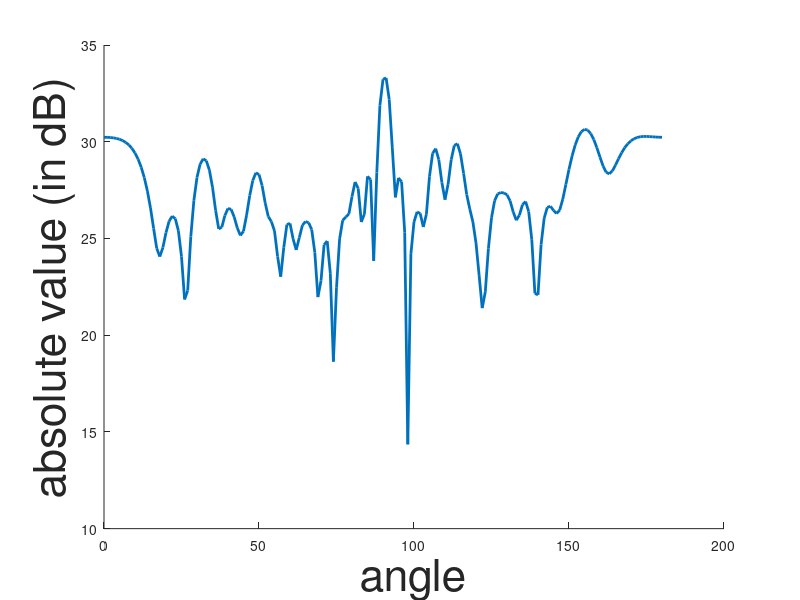

MATLAB code to generate this figure:
%% EFFECT OF SNR ON BEAM PATTERN
% role : important
% status : complete

%% basic setup
clc;
close all;

%% initialising the variables
f                    = 2000;                               %the main frequency
Fs                 = 12800;                             %sampling frequency
Ts                  = 1/Fs;                               %sampling interval
N                   = 128;                                  %number of intervals

m                   = 32;                                   %number of sensors
angle             = 90;                                   %incoming angle
c                    = 1500;                                %speed of the sound signal
lambda          = c/f;                                   %wavelength of incoming signal
x                    = lambda/2;                         %sensor interspacing
d                    = x*cosd(angle)/c;              %unit delay

SNR              = -30;                                   %signal to noise ratio
SNR_weight = 10^(-1*SNR*0.05);          %SNR noise weight

t                    = (0:N-1)*Ts;                       %time matrix
matrix           = zeros(N,m);                      %initialising noise included signal

%% bringing about the natural delay
y = sin(2*pi*f*t);                                       %generating the ideal sine wave

for i = 1:m
matrix(:,i) = sin(2*pi*f*(t-(i-1)*d));
end

%% adding the noise
new_mat = zeros(N,m);                            %initialising the noise matrix
new_mat = matrix + SNR_weight*rand(N,m);%creating the impure matrix

%% taking the fourier transform
NFFT = N;                                                %number of frequency samples
fend = (NFFT-1)*Fs/NFFT;                       %finding the end frequency
w_axis = linspace(0,fend,NFFT);             %creating the spacing

Fourier = fft(new_mat,NFFT);                  %taking the fourier transform

%% Choosing the frequency row
index = f/(Fs/NFFT)+1;
f_mat=zeros(1,m);
f_mat(1,:)=Fourier(index,:);

%% bringing the delay in frequency region
angle_matrix= zeros(1,181);
delay_column = zeros(m,1);

for test_angle = 0:180
test_d = x*cosd(test_angle)/c;             %the unit delay for test angle

for i = 1:m
delay_column(i,1) = exp(1*1i*2*pi*f*(i-1)*test_d);
end

angle_matrix(1,test_angle+1) = abs(f_mat*delay_column);
end

%% plotting the beam formed output
angle_axis = linspace(0,180,181);            %setting up the axis values for displaying angle_matrix

hold on
plot(angle_axis,10*log10(angle_matrix),'linewidth',2);  %plotting the angle matrix
xlabel('angle','FontSize',32)
ylabel('absolute value (in dB)','FontSize',32)


